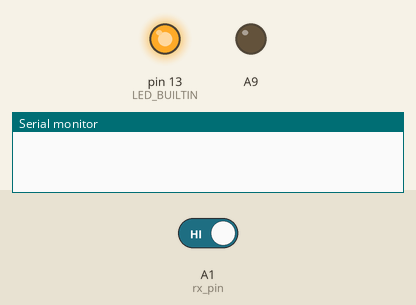
The sketch below on a simulated Teensy 4. On the bench: output pins drawn as LEDs (lit = HIGH), the last lines printed to the serial monitor. Dashed ring = blinking. Inputs (shaded band) come from the test bench; at power-on: A1 (rx_pin) HIGH. Pins used as bus, display or sensor lines are not drawn.

Above: at 0.1 s.
At 2.2 s:
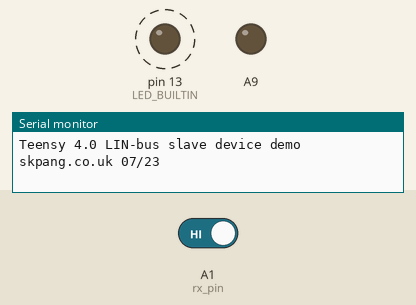
2.3 s: A1 (rx_pin) driven LOW
At 2.9 s:
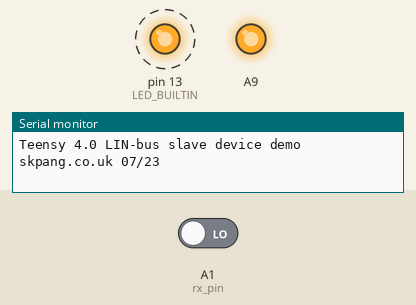
Timing chart, 0 to 11.3 s (numbered marks = the images above; inputs shaded):
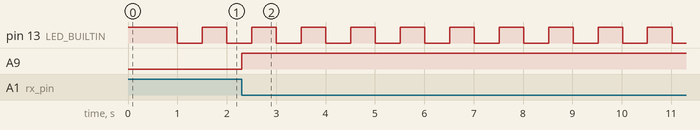

Measured:
- after the input at 2.3 s, A9: LOW → HIGH at once
- by itself, pin 13 (LED_BUILTIN): alternates HIGH for 0.50 s and LOW for 0.50 s

The sketch:

Teensy40_LIN-bus_slave_device.ino
```cpp
/*
Teensy 4.0 LIN-bus slave device emulation
skpang.co.uk 07/23

For use with:
https://www.skpang.co.uk/collections/teensy/products/teensy-4-0-can-fd-and-lin-bus-breakout-board-include-teensy-4-0


*/

#include "LIN-bus_slave.h"
int lin_cs = 32;

int lin_fault = 28;
uint8_t lin_length;

uint16_t lin_count = 0;
uint8_t lin_slave_data[8];
uint8_t lin_slave_data_size = 0;
uint8_t lin_slave_addr = 0;

uint16_t task1 = 0;
uint16_t task2 = 0;

lin_bus lin(BAUD_19200);
IntervalTimer timer;

void sys_tick(void)
{
  task1++;
  task2++;

}

void setup() {

  pinMode(LED_BUILTIN, OUTPUT);
  pinMode(23, OUTPUT);
  pinMode(lin_fault,INPUT);
  pinMode(lin_cs, OUTPUT);
  digitalWrite(LED_BUILTIN, HIGH);
  digitalWrite(lin_cs, HIGH);
  delay(1000);
  digitalWrite(LED_BUILTIN, LOW);

  Serial.begin(115200);
  Serial.println("Teensy 4.0 LIN-bus slave device demo skpang.co.uk 07/23");

  timer.begin(sys_tick,1000);
  lin.slave_init();

}

void loop() {

  lin.event();

  if(task2 > 500)
  {
      task2 = 0;

      // Update slave device data here
      lin_slave_data_size = 8;
      lin_slave_addr = 0x49;       // It will add parity for you automatically
      lin_slave_data[0] = lin_count;
      lin_slave_data[1] =  (0xff00 & lin_count) >> 8;
      lin_slave_data[2] = 0x34;
      lin_slave_data[3] = 0x56;
      lin_slave_data[4] = 0x78;
      lin_slave_data[5] = 0x9a;
      lin_slave_data[6] = 0xbc;
      lin_slave_data[7] = 0xde;
      lin.update_slave_data(lin_slave_data, lin_slave_addr, lin_slave_data_size, ENHANCED_CS);

      lin_count++;

  }

  if(task1 > 500)
  {
    task1 = 0;
    digitalToggle(LED_BUILTIN);
  }

}
```

LIN-bus_slave.cpp
```cpp
/*
Teensy 4.0 LIN-bus slave device emulation
skpang.co.uk 07/23

For use with:
https://www.skpang.co.uk/collections/teensy/products/teensy-4-0-can-fd-and-lin-bus-breakout-board-include-teensy-4-0


*/

#include "LIN-bus_slave.h"

uint8_t rx_state;
uint32_t kbps;
uint8_t tx_pin = 14;
uint8_t rx_pin = 15;
uint8_t lin_data[8];
uint8_t slave_data_len = 0;

int led1 = 23;
elapsedMillis timeout;
elapsedMicros break_length;

LIN_slave lin_slave;
LIN_slave lin_slave_old;

lin_bus::lin_bus(uint16_t baudrate)
{
  kbps = baudrate;
}

void lin_bus::event(void)
{
  uint8_t data[10];
  uint8_t lin_length,i;

  if((lin_slave.new_data == 1) && (lin_slave.lock == 0))
    {
        lin_slave_old.cs_type = lin_slave.cs_type;
        lin_slave_old.len = lin_slave.len;
        lin_slave_old.slave_id = lin_slave.slave_id;

        for(i = 0;i<lin_slave.len;i++)
            lin_slave_old.data[i] = lin_slave.data[i];

        lin_slave.new_data = 0;
    }

  if(get_slave_state() == GOT_DATA)
   {
      slave_read(data,&lin_length);

      // Check ID is for this slave or not
      if(data[1] == lin_slave_old.slave_id)  // The second byte from the the serial port is the LIN ID
      {
          write();  // Write slave data out
          Serial.print("Received LIN ID: ");
          Serial.print(data[1],HEX);
          Serial.println(" ");
      }
    }
}

void lin_bus::update_slave_data(uint8_t data[],uint8_t ident, uint8_t len, uint8_t cs_type)
{
    uint8_t i;
    uint8_t addrbyte = (ident & 0x3f) | addrParity(ident);
    lin_slave.lock = 1;     // Set lock to prevent update

    lin_slave.len = len;
    lin_slave.cs_type = cs_type;
    lin_slave.slave_id = addrbyte;

    for (i = 0; i < len; i++) {
      lin_slave.data[i] = data[i];   //lin_buff[i] = temp;
    }

    lin_slave.lock = 0;    // Set unlock
    lin_slave.new_data = 1;
}

int lin_bus::write(void)
{
  uint8_t checksum;

  if(lin_slave_old.cs_type == ENHANCED_CS)
  {
      checksum = dataChecksum(lin_slave_old.data, lin_slave_old.len,lin_slave_old.slave_id);
  }else checksum = dataChecksum(lin_slave_old.data, lin_slave_old.len,0);

  Serial3.begin(kbps);      // Configure baudrate

  for (uint8_t i = 0; i < lin_slave_old.len; i++) Serial3.write(lin_slave_old.data[i]); // write data to serial
  Serial3.write(checksum);

  Serial3.end();
  digitalWriteFast(led1, LOW);
  return 1;
}


/* ISR for measuring break
 *
 *  Line break for 19200 is 675us
 *                 9600 is 1354us
 *
 */
void lin_bus::rxISR(void)
{

  if (rx_state == WAIT_BREAK)
  {
    if (digitalReadFast(rx_pin) == 0)
    {
    //  digitalWrite(11, LOW);
      break_length = 0;
      rx_state = WAIT_HIGH;

    }
    digitalWriteFast(led1, HIGH);
  }

  if (rx_state == WAIT_HIGH)
  {
    if (digitalReadFast(rx_pin) == 1)
    {
      if (kbps == BAUD_19200)
      {
          if((break_length > 600) && (break_length < 700))
          {
              Serial3.begin(BAUD_19200);        // Configure serial baudrate
          } else
          {
             //Serial.println("Wrong 19200 break ");
             rx_state = WAIT_BREAK;
          }
      }else
      {

        if((break_length > 1250) && (break_length < 1400))
          {
              Serial3.begin(BAUD_9600);;        // Configure serial baudrate
          }else
          {
            // Serial.println("Wrong 9600 break ");
             rx_state = WAIT_BREAK;
          }

      }
      Serial3.clear();
      rx_state = GOT_DATA;

    }
  }
}

void lin_bus::slave_init(void)
{
  lin_slave_old.lock = 0;
  lin_slave_old.new_data = 0;

  pinMode(rx_pin, INPUT);
  attachInterrupt(digitalPinToInterrupt(rx_pin), rxISR, CHANGE);

  rx_state = WAIT_BREAK;

}

uint8_t lin_bus::get_slave_state(void)
{
  return rx_state;
}


void lin_bus::set_slave_state(uint8_t state)
{
  rx_state = state;
  pinMode(rx_pin, INPUT);
  attachInterrupt(digitalPinToInterrupt(rx_pin),rxISR,CHANGE);
}


uint8_t lin_bus::slave_read(uint8_t data[], uint8_t *lin_length)
{
  uint8_t i = 0;
  uint8_t rx;
  uint8_t rtn = 0;


  timeout = 0;
  while (i < 11)  // 11 characters to receive. Sync(0x55) + ID + Data(8 bytes) + CS = 11
  {
    if (Serial3.available())
    {
      rx = Serial3.read();
      data[i] = rx;
      i++;
      *lin_length = i;
      rtn = 1;
    }

    if (kbps == BAUD_19200)
    {
      if (timeout > 8) // 8ms timeout for 19200 baud
      {
        //Serial.println("Rx timeout");
        break;
        rtn = 2;
      }
    }else
    {
      if (timeout > 14) // 14ms timeout for 9600 baud
      {
        //Serial.println("Rx timeout");
        break;
        rtn = 2;
      }


    }
  }

  set_slave_state(WAIT_BREAK);
  return rtn;
}

#define BIT(data,shift) ((addr&(1<<shift))>>shift)
uint8_t lin_bus::addrParity(uint8_t addr)
{
  uint8_t p0 = BIT(addr, 0) ^ BIT(addr, 1) ^ BIT(addr, 2) ^ BIT(addr, 4);
  uint8_t p1 = ~(BIT(addr, 1) ^ BIT(addr, 3) ^ BIT(addr, 4) ^ BIT(addr, 5));
  return (p0 | (p1 << 1)) << 6;

}

uint8_t lin_bus::dataChecksum(const uint8_t* message, uint8_t nBytes, uint16_t sum)
{

  while (nBytes-- > 0) sum += *(message++);
  // Add the carry
  while (sum >> 8) // In case adding the carry causes another carry
    sum = (sum & 255) + (sum >> 8);
  return (~sum);

}
```

LIN-bus_slave.h
```cpp
#include <Arduino.h>


#define BAUD_19200  19200
#define BAUD_9600   9600

#define WAIT_BREAK  1
#define WAIT_HIGH   2
#define GOT_DATA    3

#define CLASSIC_CS 0
#define ENHANCED_CS 1

typedef struct {
    uint8_t data[9];
    uint8_t slave_id;
    uint8_t len;
    uint8_t cs_type;
    uint8_t lock;
    uint8_t new_data;

} LIN_slave;


class lin_bus
{

  public:

  lin_bus(uint16_t baudrate); // Constructor
  void event(void);
  int write(void);

  uint8_t get_slave_state(void);
  void set_slave_state(uint8_t state);
  uint8_t slave_read(uint8_t data[], uint8_t *lin_length);
  void update_slave_data(uint8_t data[],uint8_t ident, uint8_t len, uint8_t cs_type);
  static void rxISR(void);
  void slave_init(void);


  private:
  uint8_t addrParity(uint8_t addr);
  uint8_t dataChecksum(const uint8_t* message, uint8_t nBytes,uint16_t sum);
  uint8_t tx_pin;
  uint16_t bit_len;


};
```
